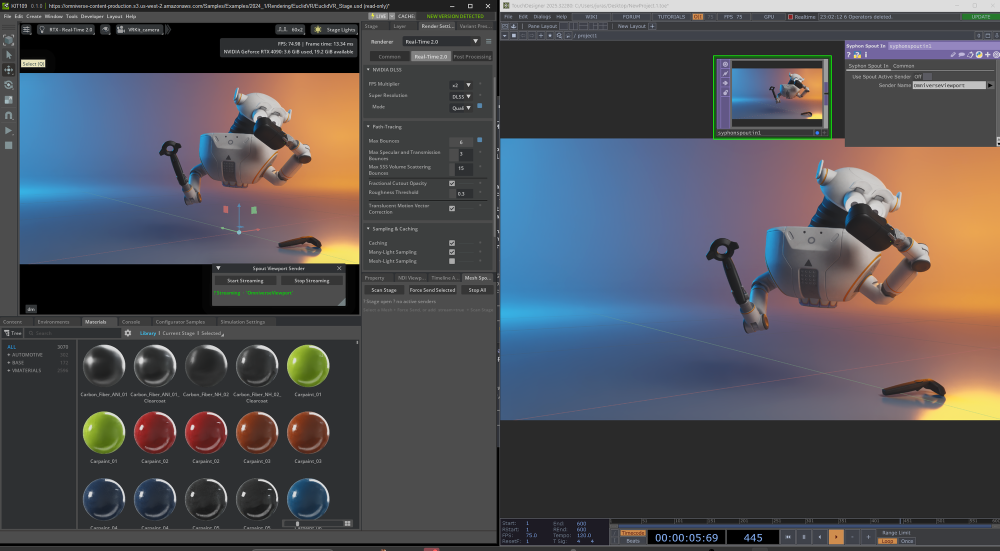
#> input picture assets/demo.png, 1999 x 1101 px (shown at 1/2 size)
$ python build_banner_16x9.py
#> lines starting #> are read from the running program, lines starting #| are printed output that depends on the picture
"""
Generate the 16:9 Patreon / social cover image (1920x1080).

Run:
    python assets/build_banner_16x9.py

Outputs assets/banner_16x9.png — uses assets/demo.png as the hero
background, darkened, with a Unveil Studio overlay (logo + title +
URL + tag stripe).
"""
from __future__ import annotations
import os
from pathlib import Path

from PIL import Image, ImageDraw, ImageFilter, ImageFont

ROOT = Path(__file__).resolve().parents[1]
DEMO = ROOT / "assets" / "demo.png"
LOGO = ROOT / "assets" / "unveil_logo.png"
OUT  = ROOT / "assets" / "banner_16x9.png"

W, H = 1920, 1080

ACCENT = (118, 185, 0)            # NVIDIA / Omniverse green
TEXT_0 = (245, 245, 248)
TEXT_1 = (200, 210, 200)
TEXT_2 = (140, 150, 140)


def _font(weight: str, size: int) -> ImageFont.FreeTypeFont:
    candidates = {
        "bold":    ["seguivb.ttf", "segoeuib.ttf", "arialbd.ttf"],
        "regular": ["seguivar.ttf", "segoeui.ttf", "arial.ttf"],
        "light":   ["seguivar.ttf", "segoeuil.ttf", "arial.ttf"],
    }[weight]
    for name in candidates:
        path = os.path.join(r"C:\Windows\Fonts", name)
        if os.path.exists(path):
            return ImageFont.truetype(path, size)
    return ImageFont.load_default()


def _mono(size: int) -> ImageFont.FreeTypeFont:
    for name in ("consola.ttf", "cour.ttf"):
        path = os.path.join(r"C:\Windows\Fonts", name)
        if os.path.exists(path):
            return ImageFont.truetype(path, size)
    return ImageFont.load_default()


def main() -> None:
    # ── Hero: the demo screenshot, cover-fitted to 1920x1080 ──────────
    hero = Image.open(DEMO).convert("RGB")
    hw, hh = hero.size
#> hw = 1999; hh = 1101
    target_ratio = W / H
    src_ratio = hw / hh
#> src_ratio = 1.82
    if src_ratio > target_ratio:
        new_h = H
        new_w = int(H * src_ratio)
#> new_w = 1960
    else:
        new_w = W
        new_h = int(W / src_ratio)
    hero = hero.resize((new_w, new_h), Image.LANCZOS)
#> hero: PIL image 1960x1080 RGB
    left = (new_w - W) // 2
#> left = 20
    top = (new_h - H) // 2
    hero = hero.crop((left, top, left + W, top + H))
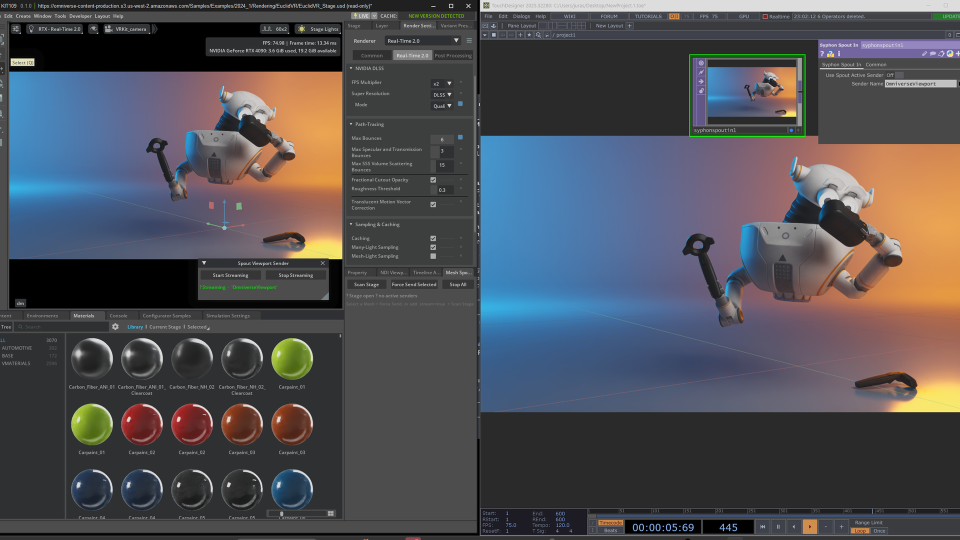
#> hero: PIL image 1920x1080 RGB (shown at 1/2 size); mean R, G, B 79.6, 79.5, 84.9

    # Darken the hero so the overlay reads (left-heavy: gradient).
    grad = Image.new("L", (W, H), 0)
#> grad: PIL image 1920x1080 L; every value is 0
    gd = ImageDraw.Draw(grad)
    for x in range(W):
        # opaque-ish on the left, near-transparent on the right
        a = int(220 * max(0.0, 1.0 - (x / (W * 0.65))))
        gd.line((x, 0, x, H), fill=a)
    dark = Image.new("RGB", (W, H), (4, 8, 4))
    img = Image.composite(dark, hero, grad)
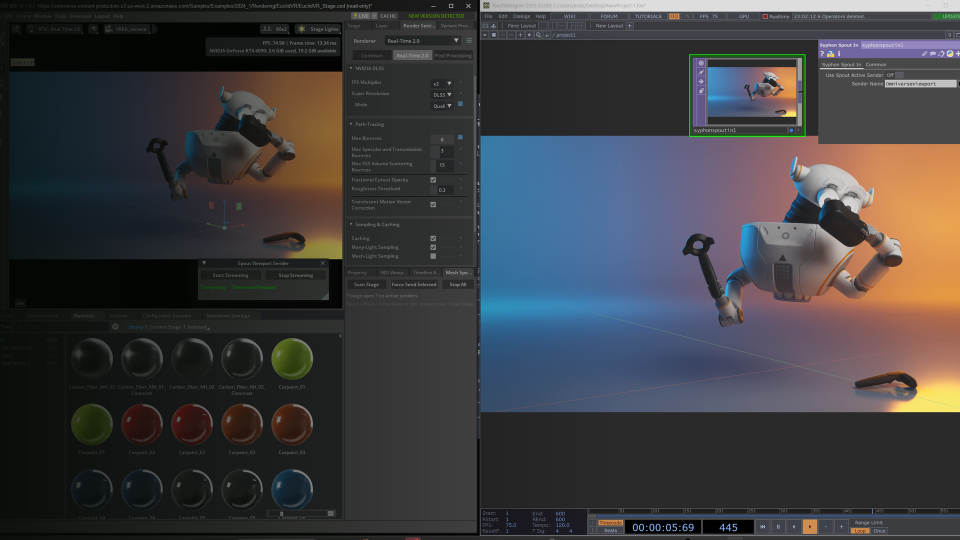
#> img: PIL image 1920x1080 RGB (shown at 1/2 size); mean R, G, B 61.6, 61.7, 64.3

    # ── Subtle radial green wash behind title area ────────────────────
    wash = Image.new("RGB", (W, H), (5, 8, 5))
    wd = ImageDraw.Draw(wash)
    wd.ellipse((-300, 100, 900, H + 200), fill=(20, 75, 15))
    wash = wash.filter(ImageFilter.GaussianBlur(radius=200))
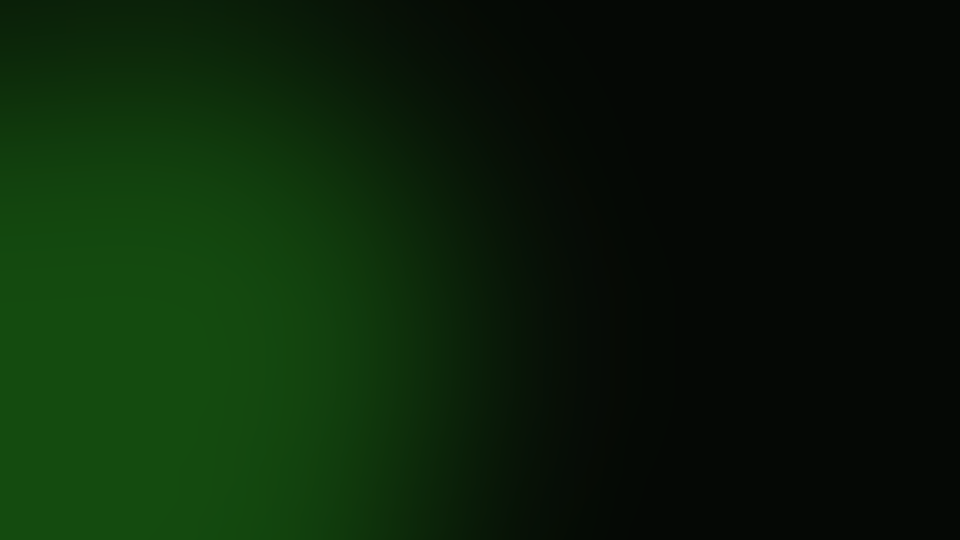
#> wash: PIL image 1920x1080 RGB (shown at 1/2 size); mean R, G, B 10.5, 32.6, 8.7
    img = Image.blend(img, wash, alpha=0.30)
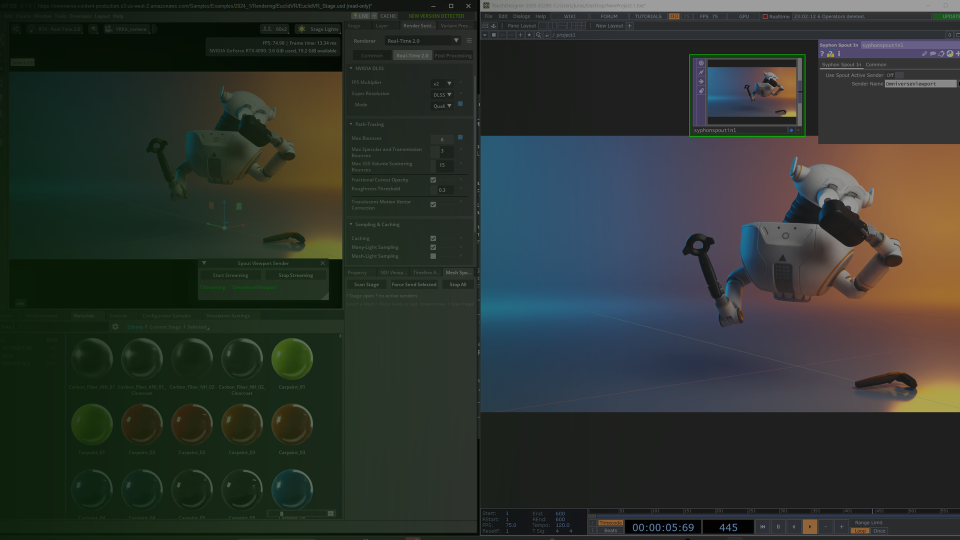
#> img: PIL image 1920x1080 RGB (shown at 1/2 size); mean R, G, B 45.8, 52.5, 47.1
    draw = ImageDraw.Draw(img)

    # ── Header strip: brand mark + accent dot row, top-left ───────────
    f_brand   = _mono(24)
    f_brand_b = _font("bold", 96)
    f_sub     = _mono(28)
    f_url     = _mono(30)
    f_tag     = _mono(24)
    f_foot    = _mono(20)

    pad_l = 80
    pad_r = 80

    draw.text((pad_l, 56), "UNVEIL  ·  STUDIO", font=f_brand, fill=TEXT_0)
    draw.text((pad_l, 90),
              "open source for live performance",
              font=f_sub, fill=TEXT_2)

    # divider under header
    draw.line((pad_l, 150, W - pad_r, 150), fill=(60, 80, 60), width=1)

    # ── Title: stacked, big ───────────────────────────────────────────
    title_top = "Omniverse Viewport"
    title_bot = "Spout Sender"

    bbox_top = draw.textbbox((0, 0), title_top, font=f_brand_b)
#> bbox_top = (0, 2, 94, 12)
    h_top = bbox_top[3] - bbox_top[1]
#> h_top = 10
    bbox_bot = draw.textbbox((0, 0), title_bot, font=f_brand_b)
#> bbox_bot = (0, 2, 64, 12)
    h_bot = bbox_bot[3] - bbox_bot[1]
#> h_bot = 10

    title_y = 240

    # Title text shadow for readability
    for dx, dy in ((3, 3), (-2, 2), (2, -2)):
        draw.text((pad_l + dx, title_y + dy), title_top,
                  font=f_brand_b, fill=(0, 0, 0))
        draw.text((pad_l + dx, title_y + h_top + 8 + dy), title_bot,
                  font=f_brand_b, fill=(0, 0, 0))

    draw.text((pad_l, title_y), title_top, font=f_brand_b, fill=TEXT_0)
    draw.text((pad_l, title_y + h_top + 8), title_bot,
              font=f_brand_b, fill=ACCENT)

    # accent stripe
    bot_y = title_y + h_top + 8 + h_bot
#> bot_y = 268
    draw.rectangle((pad_l, bot_y + 24, pad_l + 200, bot_y + 30), fill=ACCENT)

    # tagline
    f_tagline = _font("regular", 36)
    tagline = "Real-time viewport streaming for NVIDIA Omniverse Kit 109"
    for dx, dy in ((2, 2),):
        draw.text((pad_l + dx, bot_y + 56 + dy), tagline,
                  font=f_tagline, fill=(0, 0, 0))
    draw.text((pad_l, bot_y + 56), tagline, font=f_tagline, fill=TEXT_1)

    sub2 = "Kit 109  ·  Spout 2.007.017  ·  Windows x64  ·  MIT"
    draw.text((pad_l + 2, bot_y + 110 + 2), sub2, font=f_tag, fill=(0, 0, 0))
    draw.text((pad_l, bot_y + 110), sub2, font=f_tag, fill=TEXT_2)

    # ── Footer strip: stacked URL (top) + perf tag (below) ────────────
    foot_y = H - 140
    draw.line((pad_l, foot_y, W - pad_r, foot_y), fill=(60, 80, 60), width=1)

    url = "github.com/UnveilStudio/OmniverseViewportSpoutSender"
    for dx, dy in ((2, 2),):
        draw.text((pad_l + dx, foot_y + 28 + dy), url,
                  font=f_url, fill=(0, 0, 0))
    draw.text((pad_l, foot_y + 28), url, font=f_url, fill=TEXT_0)

    perf = "RTX Real-Time 2.0  ·  74 FPS  ·  GPU shared texture  ·  zero file I/O"
    draw.text((pad_l + 2, foot_y + 78 + 2), perf,
              font=f_tag, fill=(0, 0, 0))
    draw.text((pad_l, foot_y + 78), perf, font=f_tag, fill=TEXT_1)

    # tiny logo bottom-right corner of header strip
    if LOGO.exists():
        logo = Image.open(LOGO).convert("RGBA")
        logo.thumbnail((110, 110), Image.LANCZOS)
        img.paste(logo, (W - pad_r - logo.width, 36), logo)

    img.save(OUT, optimize=True)
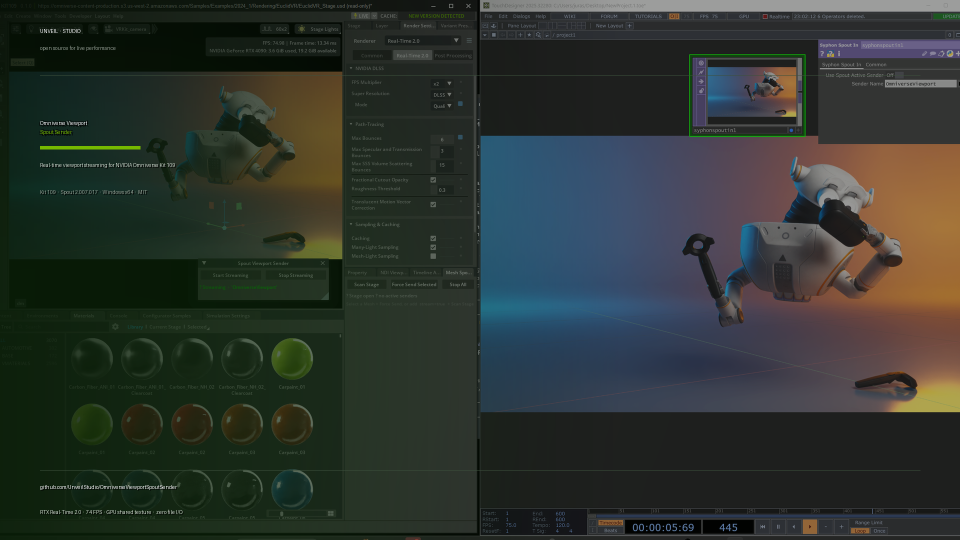
#> saved as banner_16x9.png: PIL image 1920x1080 RGB (shown at 1/2 size); mean R, G, B 46.1, 52.9, 47.4
    size_kb = OUT.stat().st_size / 1024
    print(f"wrote {OUT}  ({W}x{H}, {size_kb:.1f} KB)")


if __name__ == "__main__":
    main()
